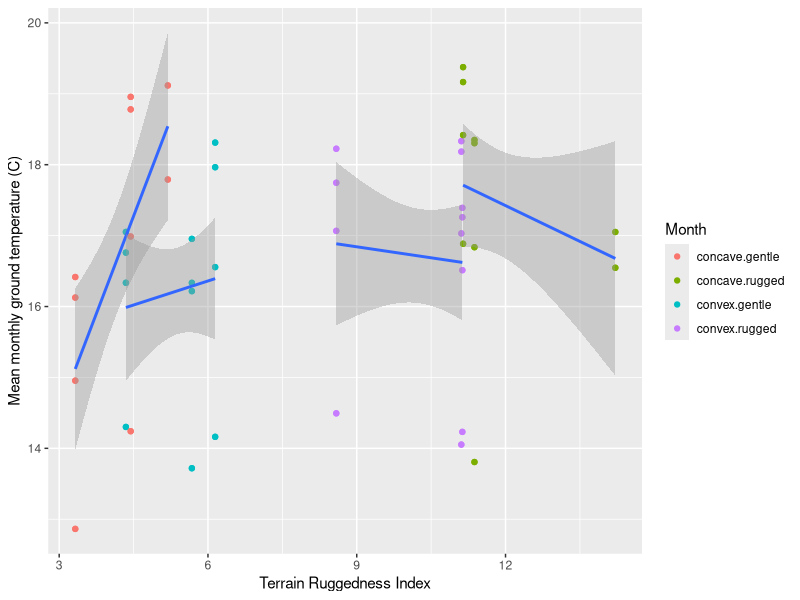
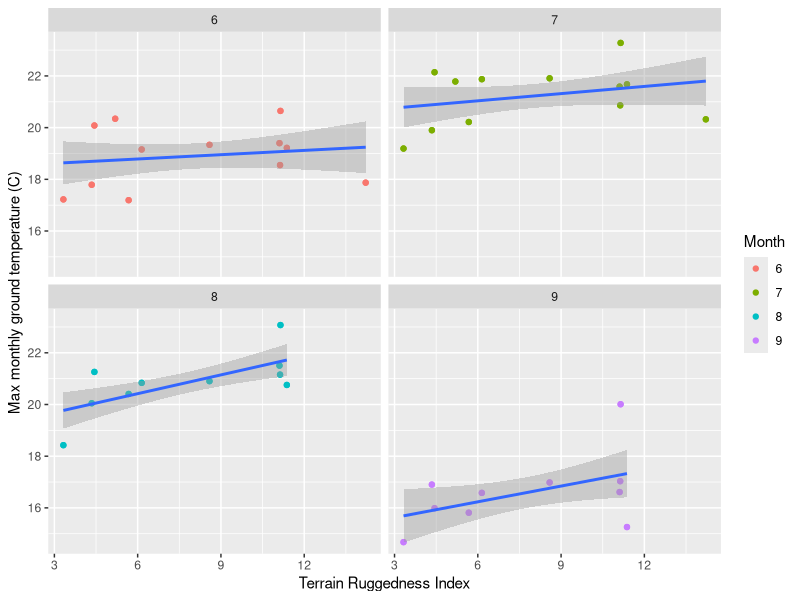
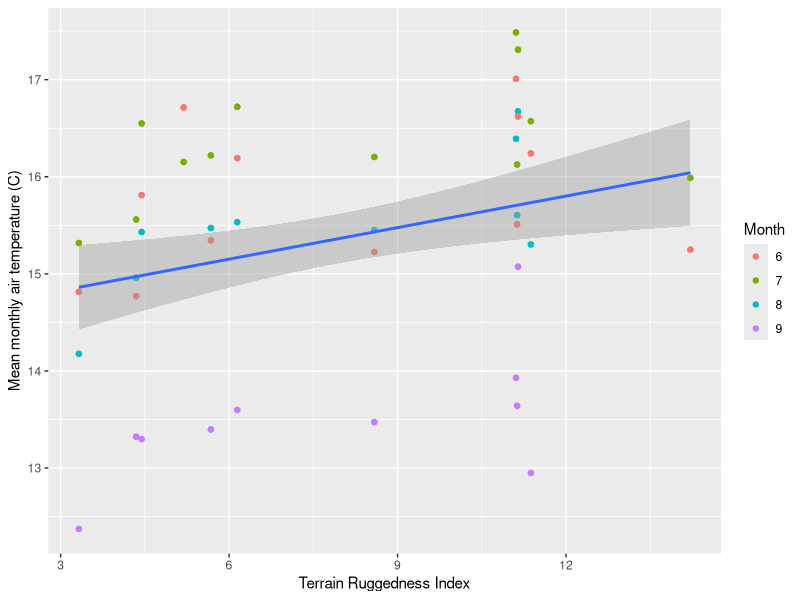
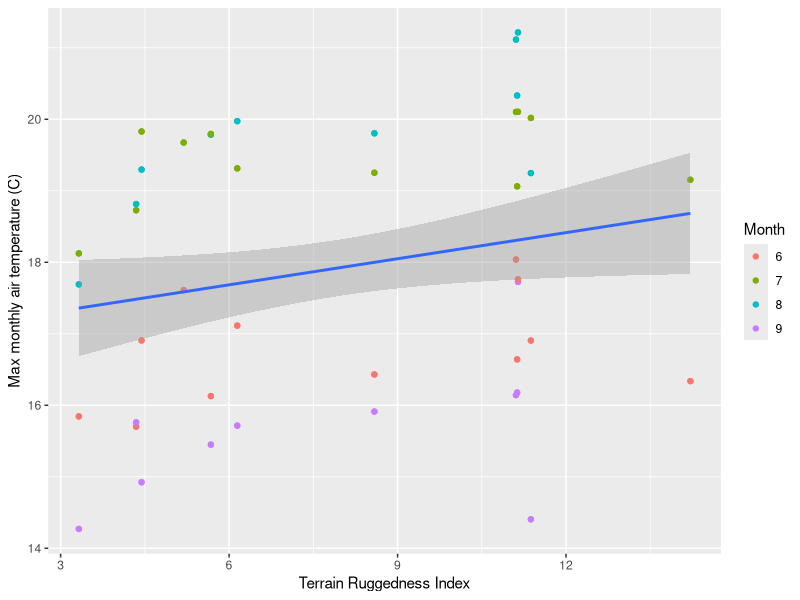
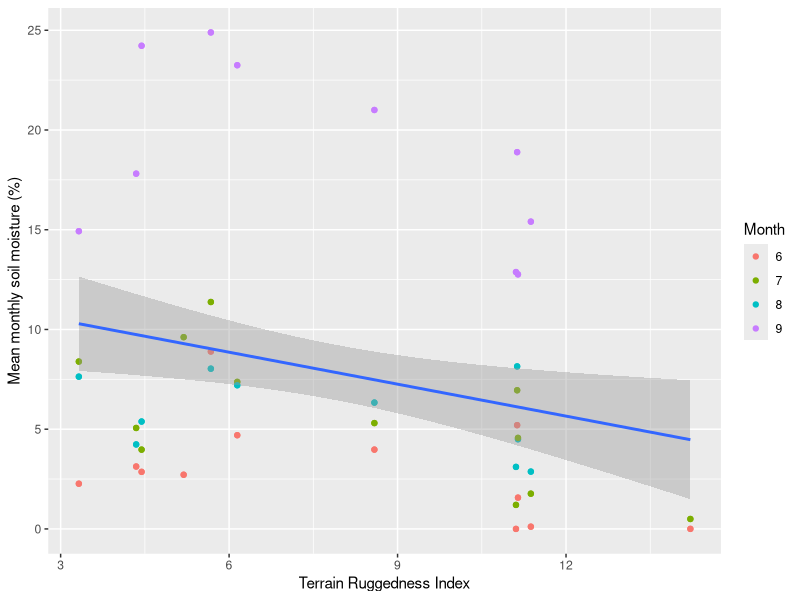
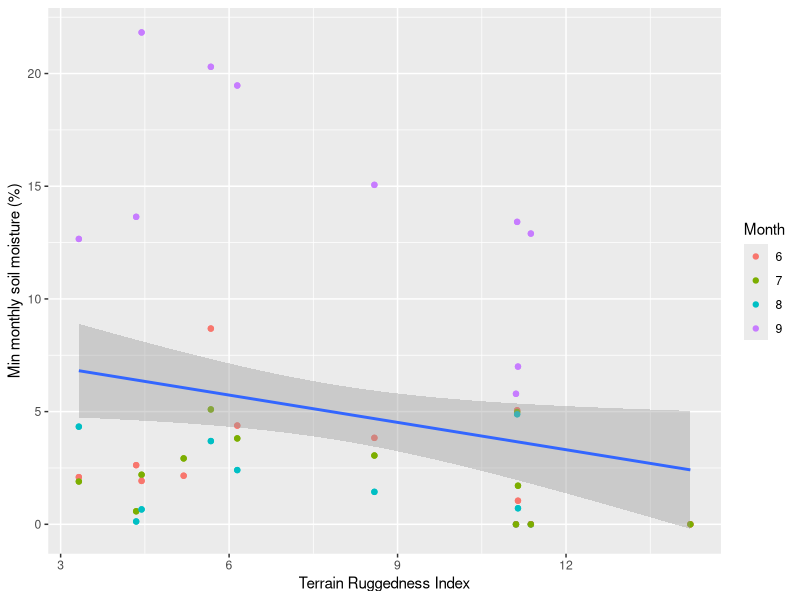
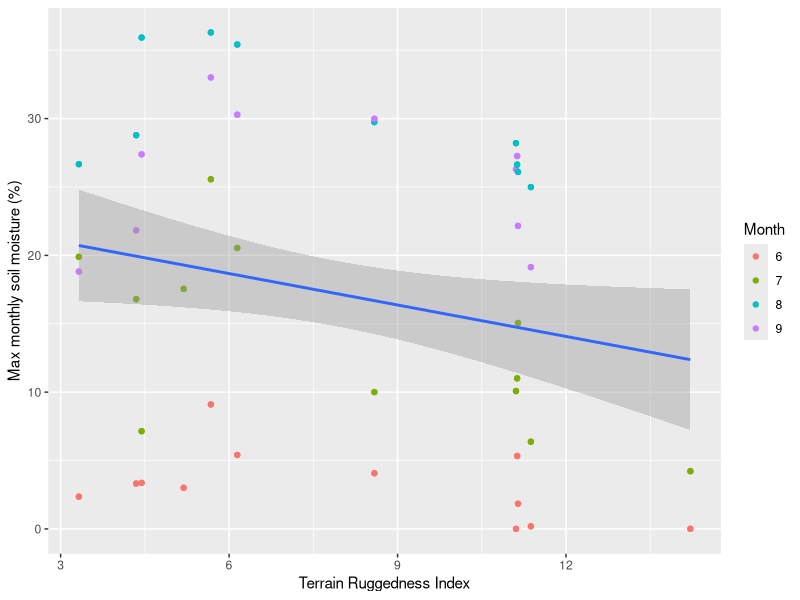
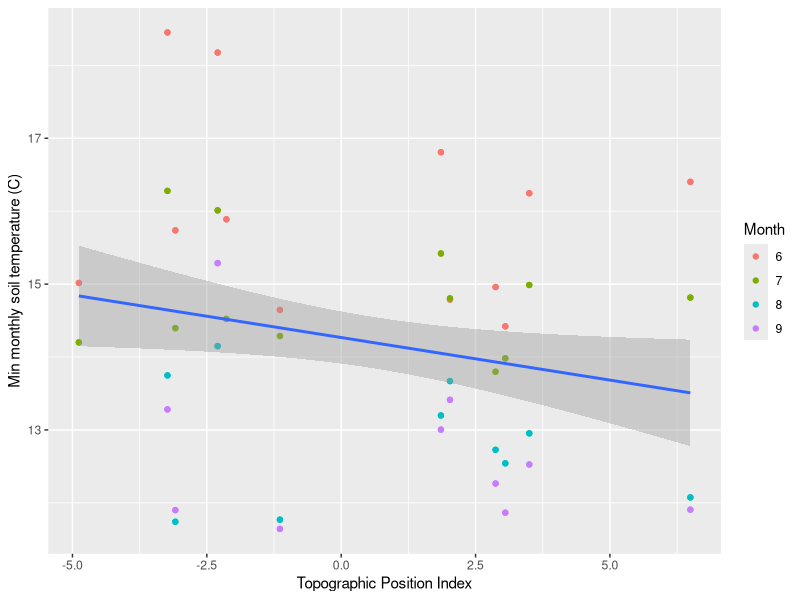

Reproduce these figures in R, in order.
## Setup
library(tidyverse)
library(scales)
library(ggrepel)
library(patchwork)
estab <- read.csv("Data/establishmentANDenviromental.csv")

## making plots of the environmental factors significantly 
## impacted by TRI and/or TPI

## TRI and environmental factors for all species
ggplot(data = estab, aes( x = TRI.30, y = temp.ground.mean.monthly, group = site.type)) +
  geom_point(aes( x = TRI.30, y = temp.ground.mean.monthly, color = site.type))+
  geom_smooth(method = lm) +
  #facet_wrap(~as.factor(month))+
  labs(x = "Terrain Ruggedness Index", y = "Mean monthly ground temperature (C)", 
       color = "Month")
#ggsave("Output/TRI30_GroundTempMean.svg")
ggplot(data = estab, aes( x = TRI.30, y = temp.ground.max.monthly)) +
  geom_point(aes( x = TRI.30, y = temp.ground.max.monthly, color = as.factor(month)))+
  geom_smooth(method = lm)+
  facet_wrap(~ factor(month))+
  labs(x = "Terrain Ruggedness Index", y = "Max monthly ground temperature (C)", 
       color = "Month")
#ggsave("Output/TRI30_GroundTempMax.svg")

ggplot(data = estab, aes( x = TRI.30, y = temp.air.mean.monthly)) +
  geom_point(aes( x = TRI.30, y = temp.air.mean.monthly, color = as.factor(month)))+
  geom_smooth(method = lm)+
  labs(x = "Terrain Ruggedness Index", y = "Mean monthly air temperature (C)", 
       color = "Month")
#ggsave("Output/TRI30_AirTempMean.svg")
ggplot(data = estab, aes( x = TRI.30, y = temp.air.max.monthly)) +
  geom_point(aes( x = TRI.30, y = temp.air.max.monthly, color = as.factor(month)))+
  geom_smooth(method = lm)+
  labs(x = "Terrain Ruggedness Index", y = "Max monthly air temperature (C)", 
       color = "Month")
#ggsave("Output/TRI30_AirTempMax.svg")

ggplot(data = estab, aes( x = TRI.30, y = moisture.soil.mean.monthly)) +
  geom_point(aes( x = TRI.30, y = moisture.soil.mean.monthly, color = as.factor(month)))+
  geom_smooth(method = lm) +
  labs(x = "Terrain Ruggedness Index", y = "Mean monthly soil moisture (%)", 
       color = "Month")
#ggsave("Output/TRI30_SoilMoistureMean.svg")
ggplot(data = estab, aes( x = TRI.30, y = moisture.soil.min.monthly)) +
  geom_point(aes( x = TRI.30, y = moisture.soil.min.monthly, color = as.factor(month)))+
  geom_smooth(method = lm) +
  labs(x = "Terrain Ruggedness Index", y = "Min monthly soil moisture (%)", 
       color = "Month")
#ggsave("Output/TRI30_SoilMoistureMin.svg")
ggplot(data = estab, aes( x = TRI.30, y = moisture.soil.max.monthly)) +
  geom_point(aes( x = TRI.30, y = moisture.soil.max.monthly, color = as.factor(month)))+
  geom_smooth(method = lm) +
  labs(x = "Terrain Ruggedness Index", y = "Max monthly soil moisture (%)", 
       color = "Month")
#ggsave("Output/TRI30_SoilMoistureMax.svg")


## TPI and environmental measures

ggplot(data = estab, aes( x = TPI.30, y = temp.soil.min.monthly)) +
  geom_point(aes( x = TPI.30, y = temp.soil.min.monthly, color = as.factor(month)))+
  geom_smooth(method = lm)+
  labs(x = "Topographic Position Index", y = "Min monthly soil temperature (C)", 
       color = "Month")
#ggsave("Output/TPI30_SoilTempMin.svg")

ggplot(data = estab, aes( x = TPI.30, y = moisture.soil.max.monthly)) +
  geom_point(aes( x = TPI.30, y = moisture.soil.max.monthly, color = as.factor(month)))+
  geom_smooth(method = lm)+
  labs(x = "Topographic Position Index", y = "Max monthly soil moisture (%)", 
       color = "Month")
#ggsave("Output/TPI30_SoilMoistureMax.svg")
